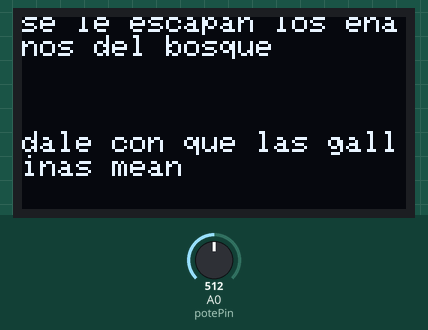
A sketch run on a simulated Arduino Uno, built with avr-gcc and run on an emulated ATmega328P. Shown: 128×64 one-colour display. Inputs (shaded band) come from the test bench; at power-on: A0 (potePin) = 512.

Above: at 1.2 s.
1.3 s: A0 (potePin) set to 306
At 1.6 s:
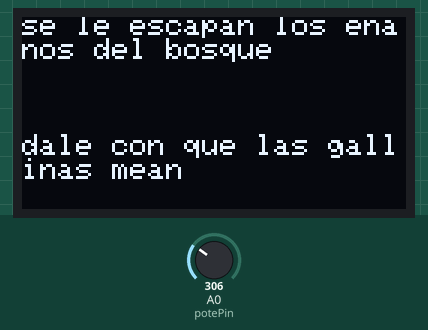
2.8 s: A0 (potePin) set to 122
At 3.4 s:
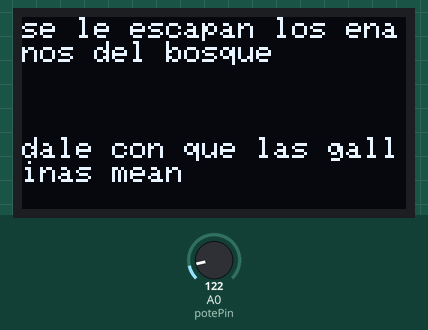
4.3 s: A0 (potePin) set to 900
At 5.1 s:
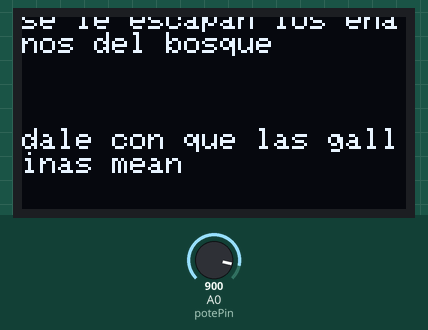
Timing chart, 0 to 7.3 s (numbered marks = the images above; inputs shaded):
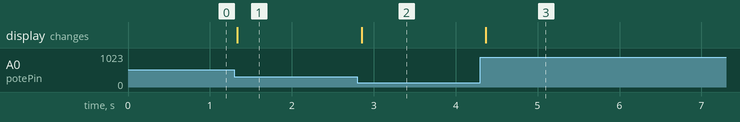

The sketch:

poemSampler-v5.1.ino
```cpp
#include <Adafruit_GFX.h>
#include <Adafruit_SSD1306.h>
#include <Wire.h>

#define screenW 128
#define screenH 64
#define oledReset -1
#define screenAdress 0x3C
Adafruit_SSD1306 display(screenW, screenH, &Wire, oledReset);

// int midX = screenWidth / 2;
// int midY = screenHeight / 2;

// cons es una variable que cambia. unsigned refiere a que no pueden ser negativo.
// se usa char pq esos valores, son numeros en hex, y aunq sean 4 digitos, se les considera 1 caracter
//<https://javl.github.io/image2cpp>
const unsigned char bitmapMono2[] PROGMEM = {
  0x00, 0x00, 0x00, 0x00, 0x00, 0x00, 0x00, 0x00, 0x00, 0x00, 0x00, 0x00, 0x00, 0x00, 0x00, 0x00,
  0x00, 0x00, 0x00, 0x00, 0x00, 0x00, 0x00, 0x00, 0x00, 0x00, 0x00, 0x00, 0x00, 0x00, 0x00, 0x00,
  0x00, 0x00, 0x00, 0x00, 0x00, 0x00, 0x00, 0x00, 0x00, 0x00, 0x00, 0x00, 0x00, 0x00, 0x00, 0x00,
  0x00, 0x00, 0x00, 0x00, 0x00, 0x00, 0x00, 0x00, 0x00, 0x00, 0x00, 0x00, 0x00, 0x00, 0x00, 0x00,
  0x00, 0x00, 0x00, 0x00, 0x00, 0x00, 0x00, 0x00, 0x00, 0x00, 0x00, 0x00, 0x00, 0x00, 0x00, 0x00,
  0x00, 0x00, 0x00, 0x00, 0x00, 0x00, 0x00, 0x00, 0x00, 0x00, 0x00, 0x00, 0x00, 0x00, 0x00, 0x00,
  0x00, 0x00, 0x00, 0x00, 0x00, 0x7c, 0x00, 0x00, 0x00, 0x01, 0x90, 0x00, 0x00, 0x00, 0x00, 0x00,
  0x00, 0x00, 0x00, 0x00, 0x01, 0x94, 0x00, 0x00, 0x00, 0x00, 0x60, 0x00, 0x00, 0x00, 0x00, 0x00,
  0x00, 0x00, 0x00, 0x00, 0x02, 0x90, 0x00, 0x00, 0x00, 0x02, 0x4c, 0x00, 0x00, 0x00, 0x00, 0x00,
  0x00, 0x00, 0x00, 0x00, 0x02, 0x50, 0x00, 0x00, 0x00, 0x0e, 0x10, 0x00, 0x00, 0x00, 0x00, 0x00,
  0x00, 0x00, 0x00, 0x00, 0x02, 0x03, 0x80, 0x00, 0x00, 0x12, 0x00, 0x00, 0x00, 0x00, 0x00, 0x00,
  0x00, 0x00, 0x00, 0x00, 0x01, 0x00, 0x80, 0x1f, 0x80, 0x00, 0x04, 0x00, 0x00, 0x00, 0x00, 0x00,
  0x00, 0x00, 0x00, 0x00, 0x01, 0x01, 0x00, 0x80, 0x30, 0x08, 0x08, 0x00, 0x00, 0x00, 0x00, 0x00,
  0x00, 0x00, 0x00, 0x00, 0x00, 0x82, 0x01, 0x00, 0x08, 0x04, 0x00, 0x00, 0x00, 0x00, 0x00, 0x00,
  0x00, 0x00, 0x00, 0x00, 0x00, 0x0e, 0x00, 0x00, 0x00, 0x04, 0x10, 0x00, 0x00, 0x00, 0x00, 0x00,
  0x00, 0x00, 0x00, 0x00, 0x00, 0x42, 0x00, 0x00, 0x02, 0x00, 0xe0, 0x00, 0x00, 0x00, 0x00, 0x00,
  0x00, 0x00, 0x00, 0x00, 0x00, 0x00, 0x09, 0x1a, 0x61, 0x08, 0x20, 0x00, 0x00, 0x00, 0x00, 0x00,
  0x00, 0x00, 0x00, 0x00, 0x00, 0x01, 0x62, 0x04, 0x11, 0x08, 0x20, 0x00, 0x00, 0x00, 0x00, 0x00,
  0x00, 0x00, 0x00, 0x00, 0x00, 0x01, 0x10, 0x00, 0x08, 0x98, 0x20, 0x00, 0x00, 0x00, 0x00, 0x00,
  0x00, 0x00, 0x00, 0x00, 0x00, 0x02, 0x14, 0x00, 0x08, 0x00, 0x20, 0x00, 0x00, 0x00, 0x00, 0x00,
  0x00, 0x00, 0x00, 0x00, 0x00, 0x40, 0xb4, 0x40, 0x08, 0x04, 0x00, 0x00, 0x00, 0x00, 0x00, 0x00,
  0x00, 0x00, 0x00, 0x00, 0x00, 0x40, 0x14, 0x00, 0x08, 0x80, 0x00, 0x00, 0x00, 0x00, 0x00, 0x00,
  0x00, 0x00, 0x00, 0x00, 0x00, 0x00, 0x14, 0x08, 0x00, 0x10, 0x40, 0x00, 0x00, 0x00, 0x00, 0x00,
  0x00, 0x00, 0x00, 0x00, 0x00, 0x00, 0x98, 0x24, 0x00, 0x10, 0x40, 0x00, 0x00, 0x00, 0x00, 0x00,
  0x00, 0x00, 0x00, 0x00, 0x00, 0x22, 0x10, 0x00, 0x08, 0x24, 0x00, 0x00, 0x00, 0x00, 0x00, 0x00,
  0x00, 0x00, 0x00, 0x00, 0x00, 0x21, 0x10, 0x00, 0x08, 0x08, 0x80, 0x00, 0x00, 0x00, 0x00, 0x00,
  0x00, 0x00, 0x00, 0x00, 0x00, 0x10, 0xf1, 0x00, 0x81, 0x10, 0x00, 0x00, 0x00, 0x00, 0x00, 0x00,
  0x00, 0x00, 0x00, 0x00, 0x00, 0x10, 0x10, 0x81, 0x00, 0x01, 0x00, 0x00, 0x00, 0x00, 0x00, 0x00,
  0x00, 0x00, 0x00, 0x00, 0x00, 0x08, 0x10, 0x3c, 0x0a, 0x00, 0x00, 0x00, 0x00, 0x00, 0x00, 0x00,
  0x00, 0x00, 0x00, 0x00, 0x00, 0x00, 0x08, 0x00, 0x0e, 0x02, 0x00, 0x00, 0x00, 0x00, 0x00, 0x00,
  0x00, 0x00, 0x00, 0x00, 0x00, 0x04, 0x0c, 0x00, 0x1a, 0x04, 0x00, 0x00, 0x00, 0x00, 0x00, 0x00,
  0x00, 0x00, 0x00, 0x00, 0x00, 0x02, 0x0a, 0x00, 0x6a, 0x08, 0x00, 0x00, 0x00, 0x00, 0x00, 0x00,
  0x00, 0x00, 0x00, 0x00, 0x00, 0x00, 0x09, 0x7f, 0x4a, 0x00, 0x21, 0x00, 0x00, 0x00, 0x00, 0x00,
  0x00, 0x00, 0x00, 0x00, 0x00, 0x01, 0x04, 0x22, 0x4c, 0x10, 0x00, 0x80, 0x00, 0x00, 0x00, 0x00,
  0x00, 0x00, 0x00, 0x00, 0x00, 0x00, 0x83, 0x22, 0x50, 0x20, 0x80, 0x00, 0x00, 0x00, 0x00, 0x00,
  0x00, 0x00, 0x00, 0x00, 0x00, 0x00, 0x40, 0x7f, 0xc0, 0x41, 0x00, 0x40, 0x00, 0x00, 0x00, 0x00,
  0x00, 0x00, 0x00, 0x00, 0x00, 0x00, 0x20, 0x00, 0x00, 0x81, 0x22, 0x00, 0x00, 0x00, 0x00, 0x00,
  0x00, 0x00, 0x00, 0x00, 0x00, 0x00, 0x20, 0x00, 0x00, 0x81, 0x20, 0x00, 0x00, 0x00, 0x00, 0x00,
  0x00, 0x00, 0x00, 0x00, 0x00, 0x00, 0x20, 0x00, 0x00, 0x01, 0x20, 0x00, 0x00, 0x00, 0x00, 0x00,
  0x00, 0x00, 0x00, 0x00, 0x00, 0x00, 0x00, 0x00, 0x00, 0x00, 0x20, 0x00, 0x00, 0x00, 0x00, 0x00,
  0x00, 0x00, 0x00, 0x00, 0x00, 0x00, 0x00, 0x00, 0x00, 0x00, 0xc0, 0x00, 0x00, 0x00, 0x00, 0x00,
  0x00, 0x00, 0x00, 0x00, 0x00, 0x00, 0x00, 0x00, 0x00, 0x40, 0x02, 0x40, 0x00, 0x00, 0x00, 0x00,
  0x00, 0x00, 0x00, 0x00, 0x00, 0x00, 0x20, 0x00, 0x00, 0x40, 0x00, 0x00, 0x00, 0x00, 0x00, 0x00,
  0x00, 0x00, 0x00, 0x00, 0x00, 0x00, 0x08, 0x00, 0x03, 0x40, 0x04, 0x80, 0x00, 0x00, 0x00, 0x00,
  0x00, 0x00, 0x00, 0x00, 0x00, 0x00, 0x0b, 0xc0, 0x72, 0x40, 0x08, 0x00, 0x00, 0x00, 0x00, 0x00,
  0x00, 0x00, 0x00, 0x00, 0x00, 0x00, 0x08, 0x11, 0x02, 0x00, 0x11, 0x00, 0x00, 0x00, 0x00, 0x00,
  0x00, 0x00, 0x00, 0x00, 0x00, 0x00, 0x38, 0x11, 0x03, 0xc0, 0x42, 0x00, 0x00, 0x00, 0x00, 0x00,
  0x00, 0x00, 0x00, 0x00, 0x00, 0x00, 0x23, 0x11, 0x19, 0x04, 0x04, 0x00, 0x00, 0x00, 0x00, 0x00,
  0x00, 0x00, 0x00, 0x00, 0x00, 0x00, 0x20, 0x00, 0x01, 0x00, 0x10, 0x00, 0x00, 0x00, 0x00, 0x00,
  0x00, 0x00, 0x00, 0x00, 0x00, 0x00, 0x00, 0x80, 0x01, 0xc0, 0x40, 0x00, 0x00, 0x00, 0x00, 0x00,
  0x00, 0x00, 0x00, 0x00, 0x00, 0x00, 0x00, 0x00, 0x41, 0x00, 0x00, 0x00, 0x00, 0x00, 0x00, 0x00,
  0x00, 0x00, 0x00, 0x00, 0x00, 0x00, 0x20, 0x00, 0x41, 0x00, 0x00, 0x00, 0x00, 0x00, 0x00, 0x00,
  0x00, 0x00, 0x00, 0x00, 0x00, 0x00, 0x20, 0x00, 0x00, 0x00, 0x00, 0x00, 0x00, 0x00, 0x00, 0x00,
  0x00, 0x00, 0x00, 0x00, 0x00, 0x00, 0x20, 0x80, 0x01, 0x00, 0x00, 0x00, 0x00, 0x00, 0x00, 0x00,
  0x00, 0x00, 0x00, 0x00, 0x00, 0x00, 0x80, 0x80, 0x80, 0x80, 0x00, 0x00, 0x00, 0x00, 0x00, 0x00,
  0x00, 0x00, 0x00, 0x00, 0x00, 0x01, 0x41, 0x00, 0x80, 0x40, 0x00, 0x00, 0x00, 0x00, 0x00, 0x00,
  0x00, 0x00, 0x00, 0x00, 0x00, 0x01, 0x84, 0x00, 0x60, 0x40, 0x00, 0x00, 0x00, 0x00, 0x00, 0x00,
  0x00, 0x00, 0x00, 0x00, 0x00, 0x00, 0x40, 0x00, 0x07, 0x80, 0x00, 0x00, 0x00, 0x00, 0x00, 0x00,
  0x00, 0x00, 0x00, 0x00, 0x00, 0x00, 0x00, 0x00, 0x00, 0x00, 0x00, 0x00, 0x00, 0x00, 0x00, 0x00,
  0x00, 0x00, 0x00, 0x00, 0x00, 0x00, 0x00, 0x00, 0x00, 0x00, 0x00, 0x00, 0x00, 0x00, 0x00, 0x00,
  0x00, 0x00, 0x00, 0x00, 0x00, 0x00, 0x00, 0x00, 0x00, 0x00, 0x00, 0x00, 0x00, 0x00, 0x00, 0x00,
  0x00, 0x00, 0x00, 0x00, 0x00, 0x00, 0x00, 0x00, 0x00, 0x00, 0x00, 0x00, 0x00, 0x00, 0x00, 0x00,
  0x00, 0x00, 0x00, 0x00, 0x00, 0x00, 0x00, 0x00, 0x00, 0x00, 0x00, 0x00, 0x00, 0x00, 0x00, 0x00,
  0x00, 0x00, 0x00, 0x00, 0x00, 0x00, 0x00, 0x00, 0x00, 0x00, 0x00, 0x00, 0x00, 0x00, 0x00, 0x00
};


// una variable que guarda el total de datos dentro del array
// (Total bytes used to store images in PROGMEM = 1040)
const int bitmapArrayLength = 1;
const unsigned char* bitmapArray[1] = {
  bitmapMono2
};


char* refranes[] = { "se le escapan los enanos del bosque", "dale con que las gallinas mean", "quedar como chaleco 'e mono", "wawa que no llora no mama" };

// //<https://www.w3schools.com/cpp/cpp_arrays_loop.asp>
// string cars[5] = { "Volvo", "BMW", "Ford", "Mazda", "Tesla" };
// //<https://www.w3schools.com/cpp/cpp_arrays_loop.asp>
// for (int i = 0; i < 5; i++) {

int botonComputo = 0;
int botonPin = 2;

int poteValue = 0;
int potePin = A0;

int brigidoIndex = 0;

void setup() {
  // SSD1306_SWITCHCAPVCC = generate display voltage from 3.3V internally
  if (!display.begin(SSD1306_SWITCHCAPVCC, screenAdress)) {
    Serial.println(F("SSD1306 allocation failed"));
    for (;;)
      ;  // Don't proceed, loop forever
  }
  //contar las veces que se ha presionado el botón<https://forum.arduino.cc/t/counting-button-presses/119881/4>
  pinMode(botonPin, INPUT_PULLUP);
  digitalWrite(botonPin, HIGH);
  Serial.begin(9600);

  display.clearDisplay();
  display.setTextSize(1);
  display.setTextColor(SSD1306_WHITE);
}

void loop() {
  poteValue = analogRead(potePin);
  modoPoeta();
  /*if (digitalRead(botonPin) == LOW) {
    botonComputo++;
    delay(200);
  }
  //<https://docs.arduino.cc/language-reference/en/structure/arithmetic-operators/remainder>
  //https://github.com/clifford1one/voluntadGuiada/blob/main/code/interact.js
  if (botonComputo % 2 == 0) {
    // Si el número es par → modoA
    modoPoeta();
  } else {
    // Si el número es impar → modoB
    modoHd();
  }*/
}
int poteUnCuarto=0;

void modoPoeta() {
  display.clearDisplay();
  poteUnCuarto = map(poteValue, 0, 1023, 0, 4);
  display.setCursor(screenW / 2, -poteValue);
  //<https://www.youtube.com/watch?v=RXWO3mFuW-I&t=303s>
  //for(int i=0 ; i>3; i++){
  for ( brigidoIndex = 0; brigidoIndex < 5; brigidoIndex++) {
    display.setCursor(0, brigidoIndex * 40 - poteUnCuarto);
    display.println(refranes[brigidoIndex]);
    //brigidoIndex = (brigidoIndex + 1) % 4;
  }
display.display();
  //  if(i==4){i=0}
}

void modoHd() {
}
```

Measured:
- after the input at 1.3 s, the display: changes at once (image 1)
- after the input at 2.8 s, the display: changes after 0.05 s (image 2)
- after the input at 4.3 s, the display: changes after 0.07 s (image 3)
